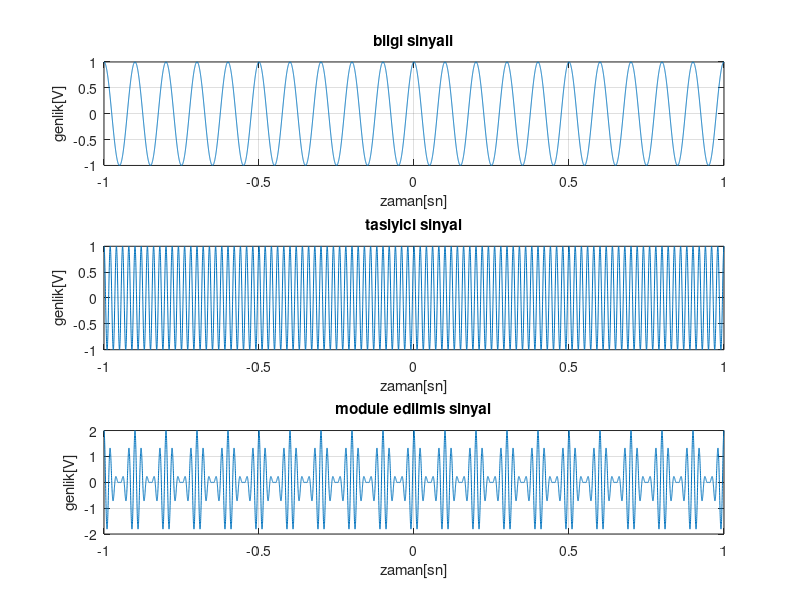
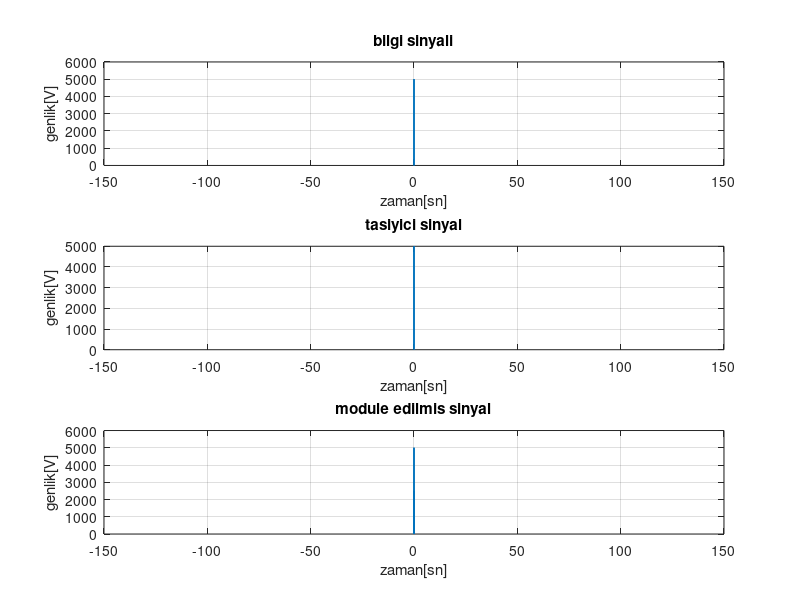

MATLAB code to generate these figures, in order:
%2

close all;
clear all;

Fs = 5000;  
Fc = 50; 
Fm = 10; 
Ts = 1/Fs;  
A=1; 
ma=1; 

t = -1:Ts:1;
input = A*cos(2*pi*Fm*t);
carrier = A*cos(2*pi*Fc*t);
s_am = (1+ma*input).*carrier;

f1 = fftshift(fft(input));
f1_abs = abs(f1);


f2 = fftshift(fft(carrier));
f2_abs = abs(f2);


f3 = fftshift(fft(s_am));
f3_abs = abs(f3);

fd = linspace(-pi,pi,length(input));
figure, 
subplot(311), plot(t,input), title('bilgi sinyali'),
grid on;
xlabel('zaman[sn]'),ylabel('genlik[V]')
subplot(312), plot(t,carrier), title('tasiyici sinyal'),
grid on;
xlabel('zaman[sn]'),ylabel('genlik[V]')
subplot(313), plot(t,s_am), title('module edilmis sinyal'),
grid on;
xlabel('zaman[sn]'),ylabel('genlik[V]')

figure;
subplot(311), plot(fd,f1_abs), xlim([-3*Fc 3*Fc]), title('bilgi sinyali'),
grid on;
xlabel('zaman[sn]'),ylabel('genlik[V]')
subplot(312), plot(fd,f2_abs), xlim([-3*Fc 3*Fc]),title('tasiyici sinyal'),
grid on;
xlabel('zaman[sn]'),ylabel('genlik[V]')
subplot(313), plot(fd,f3_abs), xlim([-3*Fc 3*Fc]), title('module edilmis sinyal'),
grid on;
xlabel('zaman[sn]'),ylabel('genlik[V]')